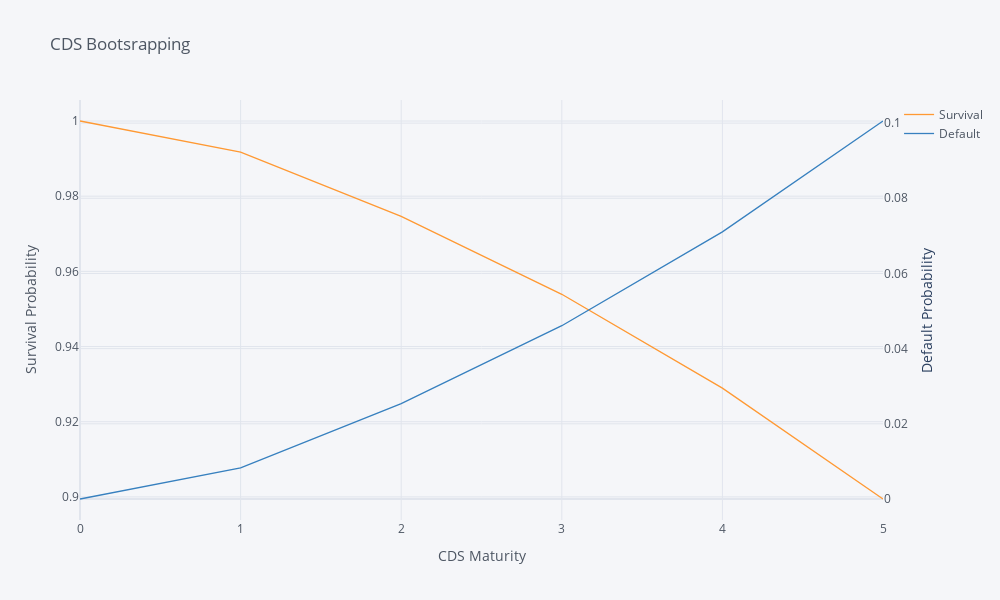

Notebook source saved alongside this figure:
### Code cell
# plot survival probability
df[['Survival', 'Default']].iplot(title='CDS Bootsrapping',
                                  xTitle='CDS Maturity', yTitle='Survival Probability',
                                  secondary_y = 'Default', secondary_y_title='Default Probability')

### Figure 1 — Plotly figure (JSON) as saved in the notebook; plotly's stock layout.template omitted (floating-point values rounded to 4 significant figures)
{"data": [{"line": {"color": "rgba(255, 153, 51, 1.0)", "dash": "solid", "shape": "linear", "width": 1.3}, "mode": "lines", "name": "Survival", "text": "", "type": "scatter", "x": [0, 1, 2, 3, 4, 5], "y": [1, 0.9917, 0.9746, 0.9539, 0.9289, 0.8994]}, {"line": {"color": "rgba(55, 128, 191, 1.0)", "dash": "solid", "shape": "linear", "width": 1.3}, "mode": "lines", "name": "Default", "text": "", "type": "scatter", "x": [0, 1, 2, 3, 4, 5], "xaxis": "x", "y": [0, 0.008264, 0.02538, 0.04611, 0.07106, 0.1006], "yaxis": "y2"}], "layout": {"height": 600, "legend": {"bgcolor": "#F5F6F9", "font": {"color": "#4D5663"}}, "paper_bgcolor": "#F5F6F9", "plot_bgcolor": "#F5F6F9", "title": {"font": {"color": "#4D5663"}, "text": "CDS Bootsrapping"}, "width": 1000, "xaxis": {"autorange": true, "gridcolor": "#E1E5ED", "range": [0, 5], "showgrid": true, "tickfont": {"color": "#4D5663"}, "title": {"font": {"color": "#4D5663"}, "text": "CDS Maturity"}, "type": "linear", "zerolinecolor": "#E1E5ED"}, "yaxis": {"autorange": true, "gridcolor": "#E1E5ED", "range": [0.8939, 1.006], "showgrid": true, "tickfont": {"color": "#4D5663"}, "title": {"font": {"color": "#4D5663"}, "text": "Survival Probability"}, "type": "linear", "zerolinecolor": "#E1E5ED"}, "yaxis2": {"anchor": "x", "autorange": true, "gridcolor": "#E1E5ED", "overlaying": "y", "range": [-0.005587, 0.1061], "showgrid": true, "side": "right", "tickfont": {"color": "#4D5663"}, "title": {"text": "Default Probability"}, "type": "linear", "zerolinecolor": "#E1E5ED"}}}
